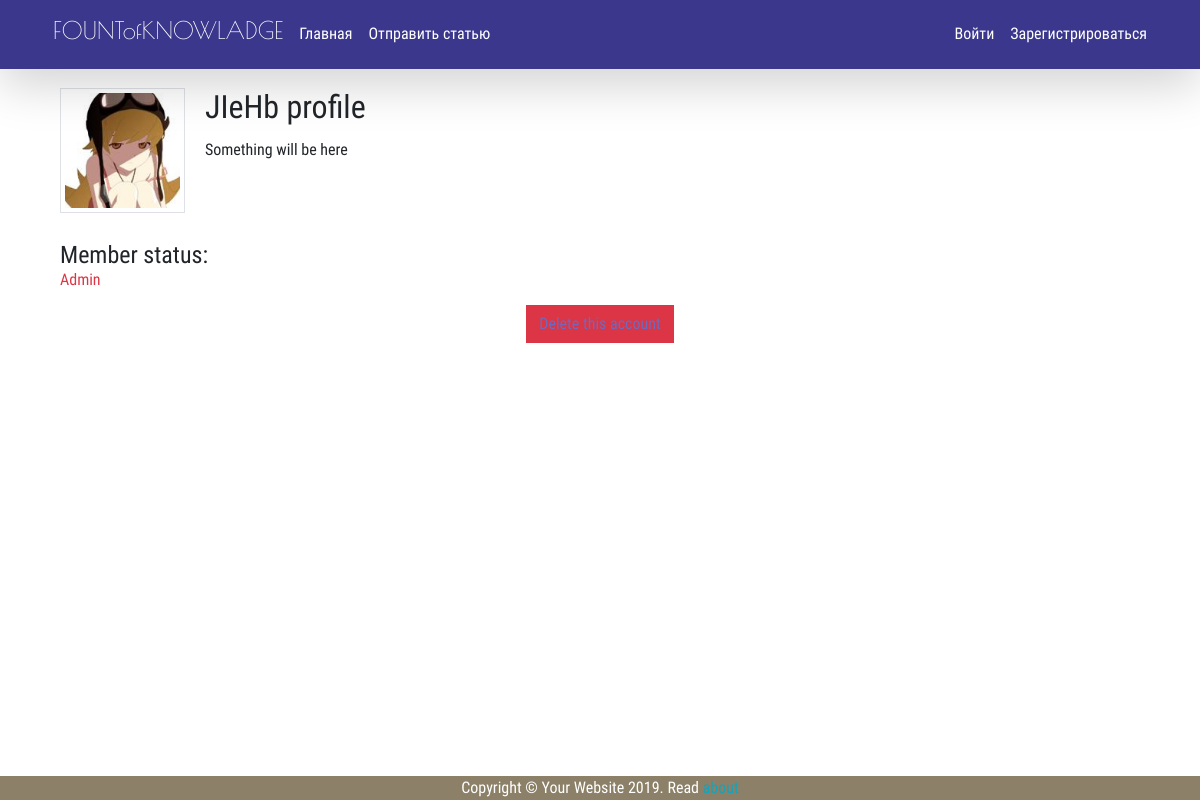
/user/3/, run on the app's committed database.
### users/models.py (models this page shows, shortened)
class Profile(models.Model):
	user = models.OneToOneField(User, on_delete=models.CASCADE, null=True)
	image = models.ImageField(default='default.png', upload_to='profile_pics')
	position = models.CharField(
		choices = [('Студент', 'Студент'),
			('Преподаватель', 'Преподаватель'),
			('Ученый', 'Ученый'),
			('Другая', 'Другая')
		],
		default = 'Другая',
		max_length = 20
	)
	access = models.CharField(
		choices = [('standart', 'standart'),
			('moderator', 'moderator'),
			('admin', 'admin')
		],
		default = 'standart',
		max_length = 20
	)

### users/views.py (the view)
# urls.py: path('user/<pk>/', user_views.ProfileDetailView.as_view(), name='user-detail'),
class ProfileDetailView(DetailView):
	model = Profile
	template_name = 'users/profile_detail.html'

### users/templates/users/profile_detail.html
{% extends 'blog/base.html' %}
{% block content %}
	<div class="container mt-2">
		<div class="media mb-2">
			<div class="profile-image-container">
				<img class="img-thumbnail profile-image" src="{{ object.image.url }}" alt="Profile picture">
			</div>
			<div class="media-body">
				<h2 class="card-title">{{ object.user.username }} profile</h2>
				<p class="card-text">Something will be here</p>
			</div>
		</div>
		<div class="content">
			<h4>
			Member status:
			{% if object.access == 'admin' %}
				<p class="text-danger">Admin</p>
			{% elif object.access == 'moderator' %}
				<p class="text-info">Moderator</p>
			{% else %}
				<p class="text-muted">User</p>
			{% endif %}
			</h4>
		</div>
		<div class="text-center">
			<a class="btn btn-danger" href="{% url 'user-delete' object.user.id %}">Delete this account</a>
		</div>
	</div>
{% endblock content %}

### blog/static/blog/main.css (style rules this page uses)
body { padding-top: 56px; }
* { font-family: Roboto-Regular; font-size: 12pt; border-radius: 0 !important; }
.profile-image-container { max-height: 125px; max-width: 125px; margin-right: 20px; margin-bottom: 20px; }
a:link, a:visited { color: #6E6ABE; }

### data on the page
Profile: image (picture), user.username "JIeHb"
